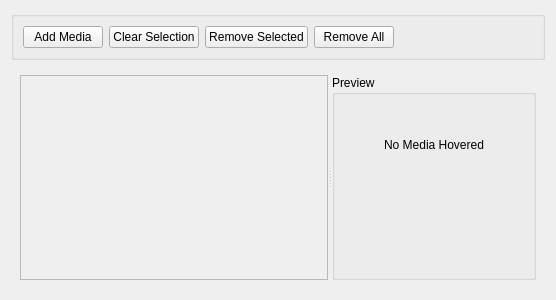
<?xml version="1.0" encoding="UTF-8"?>
<ui version="4.0">
 <class>EditMediaDialog</class>
 <widget class="QWidget" name="EditMediaDialog">
  <property name="geometry">
   <rect>
    <x>0</x>
    <y>0</y>
    <width>556</width>
    <height>300</height>
   </rect>
  </property>
  <property name="windowTitle">
   <string>Form</string>
  </property>
  <layout class="QVBoxLayout" name="verticalLayout">
   <item>
    <widget class="QGroupBox" name="groupBox">
     <property name="title">
      <string/>
     </property>
     <layout class="QHBoxLayout" name="horizontalLayout_2">
      <item>
       <widget class="QPushButton" name="addMedia">
        <property name="text">
         <string>Add Media</string>
        </property>
       </widget>
      </item>
      <item>
       <widget class="QPushButton" name="clearSelection">
        <property name="text">
         <string>Clear Selection</string>
        </property>
       </widget>
      </item>
      <item>
       <widget class="QPushButton" name="removeSelected">
        <property name="text">
         <string>Remove Selected</string>
        </property>
       </widget>
      </item>
      <item>
       <widget class="QPushButton" name="removeAll">
        <property name="text">
         <string>Remove All</string>
        </property>
       </widget>
      </item>
      <item>
       <spacer name="horizontalSpacer">
        <property name="orientation">
         <enum>Qt::Horizontal</enum>
        </property>
        <property name="sizeHint" stdset="0">
         <size>
          <width>40</width>
          <height>20</height>
         </size>
        </property>
       </spacer>
      </item>
     </layout>
    </widget>
   </item>
   <item>
    <widget class="QWidget" name="widget_2" native="true">
     <property name="sizePolicy">
      <sizepolicy hsizetype="Preferred" vsizetype="Preferred">
       <horstretch>0</horstretch>
       <verstretch>1</verstretch>
      </sizepolicy>
     </property>
     <layout class="QHBoxLayout" name="horizontalLayout">
      <item>
       <widget class="QSplitter" name="splitter">
        <property name="orientation">
         <enum>Qt::Horizontal</enum>
        </property>
        <widget class="QScrollArea" name="scrollArea">
         <property name="sizePolicy">
          <sizepolicy hsizetype="Expanding" vsizetype="Expanding">
           <horstretch>70</horstretch>
           <verstretch>0</verstretch>
          </sizepolicy>
         </property>
         <property name="widgetResizable">
          <bool>true</bool>
         </property>
         <widget class="QWidget" name="widget">
          <property name="geometry">
           <rect>
            <x>0</x>
            <y>0</y>
            <width>306</width>
            <height>184</height>
           </rect>
          </property>
          <layout class="QVBoxLayout" name="verticalLayout_3">
           <item>
            <widget class="QWidget" name="mediaBox" native="true"/>
           </item>
          </layout>
         </widget>
        </widget>
        <widget class="QGroupBox" name="previewBox">
         <property name="sizePolicy">
          <sizepolicy hsizetype="Minimum" vsizetype="Minimum">
           <horstretch>30</horstretch>
           <verstretch>0</verstretch>
          </sizepolicy>
         </property>
         <property name="title">
          <string>Preview</string>
         </property>
         <layout class="QVBoxLayout" name="verticalLayout_2">
          <property name="spacing">
           <number>0</number>
          </property>
          <item>
           <widget class="QLabel" name="mediaPreview">
            <property name="sizePolicy">
             <sizepolicy hsizetype="Ignored" vsizetype="Ignored">
              <horstretch>0</horstretch>
              <verstretch>0</verstretch>
             </sizepolicy>
            </property>
            <property name="text">
             <string>No Media Hovered</string>
            </property>
            <property name="scaledContents">
             <bool>true</bool>
            </property>
            <property name="alignment">
             <set>Qt::AlignCenter</set>
            </property>
           </widget>
          </item>
          <item>
           <widget class="QLabel" name="mediaPath">
            <property name="text">
             <string/>
            </property>
           </widget>
          </item>
         </layout>
        </widget>
       </widget>
      </item>
     </layout>
    </widget>
   </item>
  </layout>
 </widget>
 <resources/>
 <connections/>
</ui>
